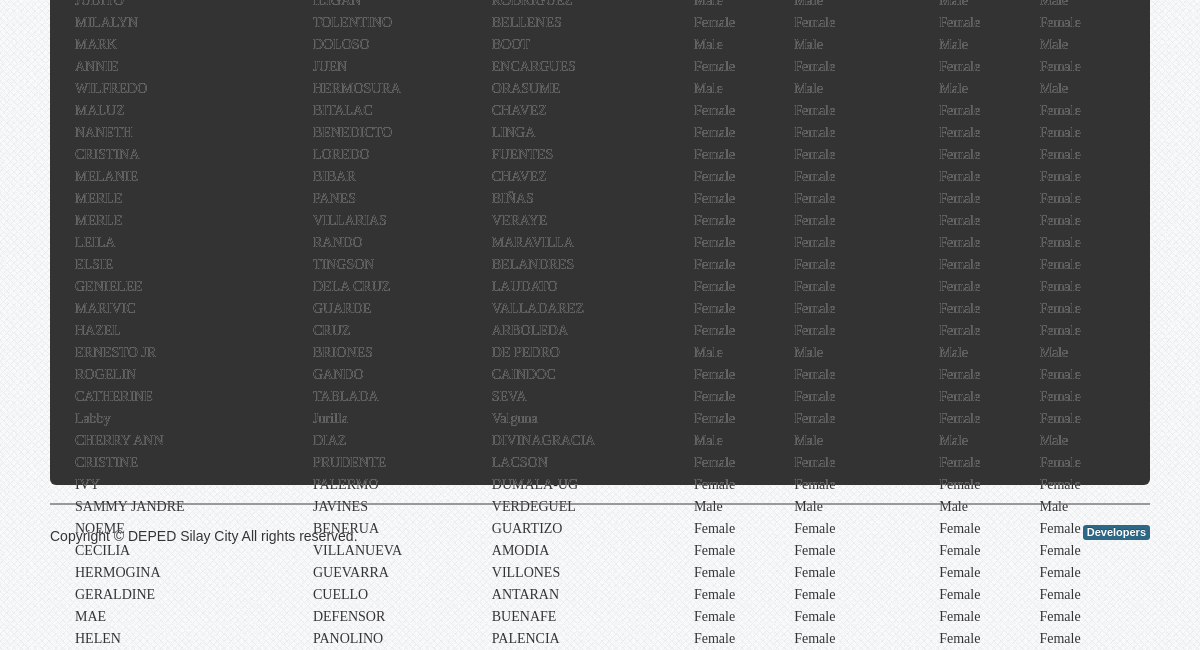
Page /view_record.php (signed in, lower part) on the earlier database version.
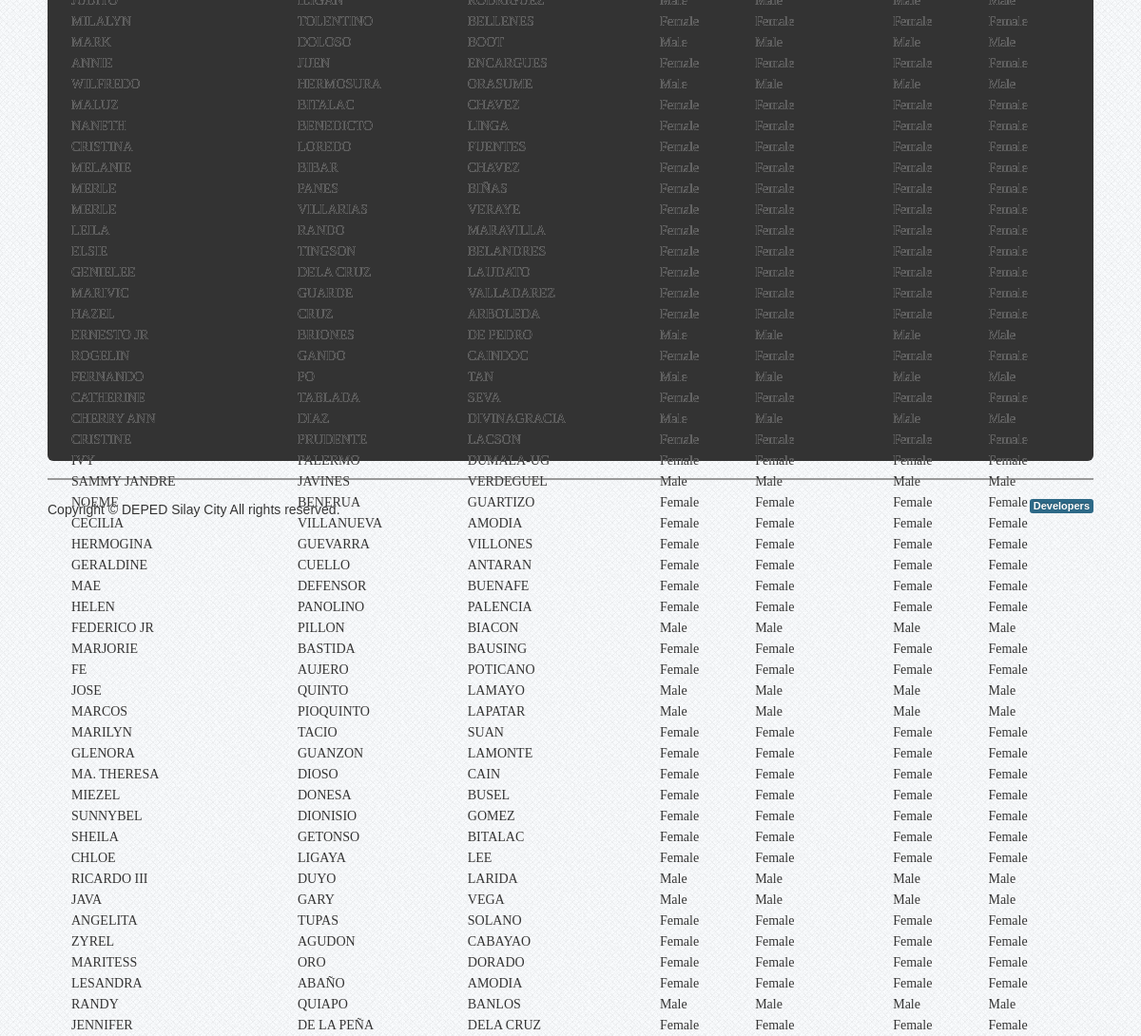
Same page on the later database version.
### tables this page shows
CREATE TABLE IF NOT EXISTS `employee` (
  `employeeID` int(11) NOT NULL AUTO_INCREMENT,
  `Position` varchar(50) NOT NULL,
  `salary_grade` int(11) NOT NULL,
  `step` int(11) NOT NULL,
  `LastName` varchar(50) NOT NULL,
  `FirstName` varchar(50) NOT NULL,
  `MiddleName` varchar(50) NOT NULL,
  `Sex` varchar(10) NOT NULL,
  `Date_of_Birth` varchar(50) NOT NULL,
  `birth_place` varchar(100) NOT NULL,
  `tin` varchar(50) NOT NULL,
  `Eligibility` varchar(50) NOT NULL,
  `RemarkID` int(11) NOT NULL,
  `School` varchar(150) NOT NULL,
  `location` varchar(200) NOT NULL,
  `height` varchar(3) NOT NULL,
  `weight` varchar(5) NOT NULL,
  `civil_status` varchar(50) NOT NULL,
  `citizenship` varchar(50) NOT NULL,
  `blood_type` varchar(10) NOT NULL,
  `gsis` varchar(100) NOT NULL,
  `pag_ibig` varchar(100) NOT NULL,
  `PHILHEALTH` varchar(100) NOT NULL,
  `SSS` varchar(100) NOT NULL,
  `Authorized_Salary` varchar(100) NOT NULL,
  `Actual_Salary` varchar(100) NOT NULL,
  `Status` varchar(50) NOT NULL,
  `Civil_Service_Eligibility` varchar(100) NOT NULL,
  `Remarks` varchar(100) NOT NULL,
  `Residential_Address` varchar(100) NOT NULL,
  `ZIP_CODE1` varchar(20) NOT NULL,
  `Telephone_NO` varchar(20) NOT NULL,
  `Permanent_Address` varchar(100) NOT NULL,
  `ZIP_CODE2` varchar(20) NOT NULL,
  `Email_Address` varchar(100) NOT NULL,
  `Cellphone_NO` varchar(15) NOT NULL,
  `Agency_Employee_NO` varchar(20) NOT NULL,
  `Item_Number` varchar(50) NOT NULL,
  `Area_Code` varchar(50) NOT NULL,
  `Area_Type` varchar(50) NOT NULL,
  `ATTRIBUTION` varchar(50) NOT NULL,
  `Employee_No` varchar(50) NOT NULL,
  `qualification` varchar(100) NOT NULL,
  `Classification` varchar(100) NOT NULL,
  `District` varchar(100) NOT NULL,
  PRIMARY KEY (`employeeID`)
);

### view_record.php (the view, shortened to what this page needs)
<?php include('dbcon.php'); include('session.php');include('header.php'); $get_id=$_GET['id'];?>
<body>
<div class="wrapper">
<div id="element" class="hero-body">
<table class="users-table">
<div class="demo_jui">
		<table cellpadding="0" cellspacing="0" border="0" class="display" id="log" class="jtable">
			<tbody>
<?php $emp_query=mysqli_query($conn,"select * from employee");
while($row=mysqli_fetch_array($emp_query)){ $id=$row['employeeID']; ?>
<tr class="del<?php echo $id ?>">
	<td><?php echo $row['FirstName']; ?></td>
	<td><?php echo $row['LastName']; ?></td>
	<td><?php  echo $row['MiddleName']?></td>
	<td><?php echo $row['Sex'] ?></td>
	<td><?php echo $row['Sex'] ?></td>
	<td><?php echo $row['Sex'] ?></td>
	<td><?php echo $row['Sex'] ?></td>
	</tr>
<?php }?>
			</tbody>
		</table>
</div>
<?php include('footer.php');?>
</div>
</body>

Differences in the rows shown:
removed employee: FirstName "Labby", LastName "Jurilla", MiddleName "Valguna", Sex "Female"
added employee: FirstName "FERNANDO", LastName "PO", MiddleName "TAN", Sex "Male"
added employee: FirstName "FEDERICO JR", LastName "PILLON", MiddleName "BIACON", Sex "Male"
added employee: FirstName "MARJORIE", LastName "BASTIDA", MiddleName "BAUSING", Sex "Female"
added employee: FirstName "FE", LastName "AUJERO", MiddleName "POTICANO", Sex "Female"
added employee: FirstName "JOSE", LastName "QUINTO", MiddleName "LAMAYO", Sex "Male"
added employee: FirstName "MARCOS", LastName "PIOQUINTO", MiddleName "LAPATAR", Sex "Male"
added employee: FirstName "MARILYN", LastName "TACIO", MiddleName "SUAN", Sex "Female"
added employee: FirstName "GLENORA", LastName "GUANZON", MiddleName "LAMONTE", Sex "Female"
added employee: FirstName "MA. THERESA", LastName "DIOSO", MiddleName "CAIN", Sex "Female"
added employee: FirstName "MIEZEL", LastName "DONESA", MiddleName "BUSEL", Sex "Female"
added employee: FirstName "SUNNYBEL", LastName "DIONISIO", MiddleName "GOMEZ", Sex "Female"
added employee: FirstName "SHEILA", LastName "GETONSO", MiddleName "BITALAC", Sex "Female"
added employee: FirstName "CHLOE", LastName "LIGAYA", MiddleName "LEE", Sex "Female"
added employee: FirstName "RICARDO III", LastName "DUYO", MiddleName "LARIDA", Sex "Male"
added employee: FirstName "JAVA", LastName "GARY", MiddleName "VEGA", Sex "Male"
added employee: FirstName "ANGELITA", LastName "TUPAS", MiddleName "SOLANO", Sex "Female"
added employee: FirstName "ZYREL", LastName "AGUDON", MiddleName "CABAYAO", Sex "Female"
added employee: FirstName "MARITESS", LastName "ORO", MiddleName "DORADO", Sex "Female"
added employee: FirstName "LESANDRA", LastName "ABAÑO", MiddleName "AMODIA", Sex "Female"
added employee: FirstName "RANDY", LastName "QUIAPO", MiddleName "BANLOS", Sex "Male"
added employee: FirstName "JENNIFER", LastName "DE LA PEÑA", MiddleName "DELA CRUZ", Sex "Female"
